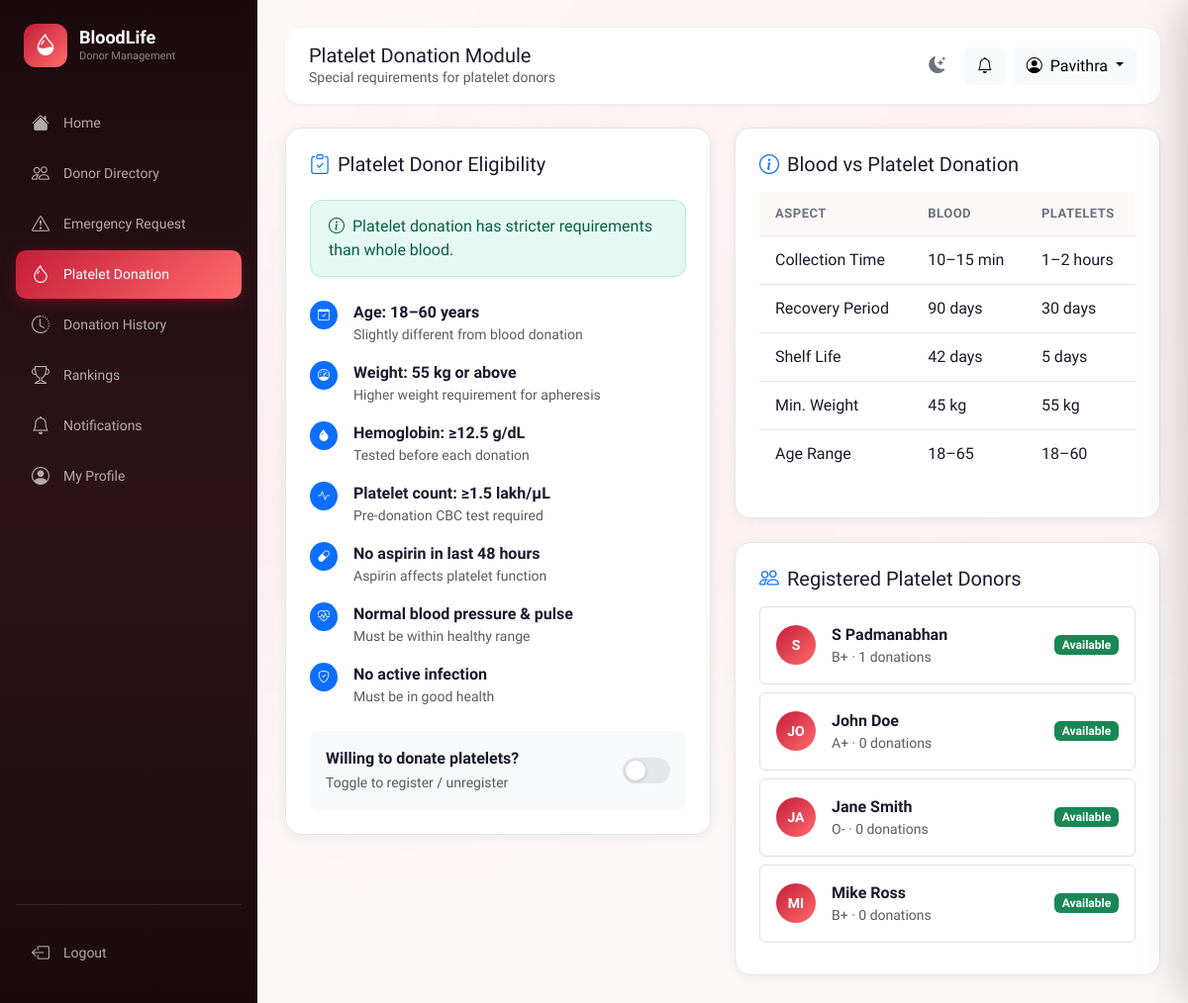
/donor/platelet (signed in), run on the app's committed database.
### app/models.py (models this page shows, shortened)
class User(UserMixin, db.Model):
    __tablename__ = 'users'
    id = db.Column(db.Integer, primary_key=True)
    name = db.Column(db.String(100), nullable=False)
    email = db.Column(db.String(150), unique=True, nullable=False, index=True)
    password_hash = db.Column(db.String(256), nullable=False)
    role = db.Column(db.String(10), default='user')          # 'user' | 'admin'
    is_active = db.Column(db.Boolean, default=True)
    is_blocked = db.Column(db.Boolean, default=False)
    created_at = db.Column(db.DateTime, default=datetime.utcnow)
    last_login = db.Column(db.DateTime)
    profile = db.relationship('DonorProfile', back_populates='user',
                               uselist=False, cascade='all, delete-orphan')
    blood_requests = db.relationship('BloodRequest', back_populates='requester',
                                      foreign_keys='BloodRequest.user_id',
                                      cascade='all, delete-orphan')
    donation_history = db.relationship('DonationHistory', back_populates='donor',
                                        cascade='all, delete-orphan')
    platelet_donations = db.relationship('PlateletDonation', back_populates='donor',
                                          cascade='all, delete-orphan')
    notifications = db.relationship('Notification', back_populates='user',
                                     cascade='all, delete-orphan')
    eligibility_checks = db.relationship('EligibilityCheck', back_populates='user',
                                          cascade='all, delete-orphan')
    @property
    def is_admin(self):
        return self.role == 'admin'

class DonorProfile(db.Model):
    __tablename__ = 'donor_profiles'
    id = db.Column(db.Integer, primary_key=True)
    user_id = db.Column(db.Integer, db.ForeignKey('users.id'), unique=True, nullable=False)
    phone = db.Column(db.String(20))
    dob = db.Column(db.Date)
    gender = db.Column(db.String(10))
    blood_group = db.Column(db.String(5), index=True)
    weight = db.Column(db.Float)     # kg
    height = db.Column(db.Float)     # cm
    location = db.Column(db.String(200))
    city = db.Column(db.String(100))
    state = db.Column(db.String(100))
    is_available = db.Column(db.Boolean, default=True)
    is_platelet_donor = db.Column(db.Boolean, default=False)
    last_blood_donation = db.Column(db.Date)
    last_platelet_donation = db.Column(db.Date)
    total_blood_donations = db.Column(db.Integer, default=0)
    total_platelet_donations = db.Column(db.Integer, default=0)
    emergency_responses = db.Column(db.Integer, default=0)
    blood_rank_score = db.Column(db.Float, default=0.0)
    platelet_rank_score = db.Column(db.Float, default=0.0)
    updated_at = db.Column(db.DateTime, default=datetime.utcnow, onupdate=datetime.utcnow)
    user = db.relationship('User', back_populates='profile')
    @property
    def next_platelet_eligible_date(self) -> date:
        if self.last_platelet_donation:
            return self.last_platelet_donation + timedelta(days=PLATELET_COOLDOWN)
        return date.today()
    @property
    def platelet_days_until_eligible(self) -> int:
        delta = (self.next_platelet_eligible_date - date.today()).days
        return max(0, delta)
    @property
    def is_platelet_eligible(self) -> bool:
        return self.is_platelet_donor and self.is_available and self.platelet_days_until_eligible == 0

### app/donor/routes.py (the view)
@donor.route('/platelet')
@login_required
def platelet():
    platelet_donors = (DonorProfile.query.join(User)
                       .filter(DonorProfile.is_platelet_donor == True,
                               User.is_blocked == False)
                       .order_by(DonorProfile.platelet_rank_score.desc()).all())
    profile = current_user.profile
    return render_template('donor/platelet.html',
                           platelet_donors=platelet_donors,
                           profile=profile)

### app/templates/donor/platelet.html (shortened to what this page needs)
{% extends "base.html" %}
{% block page_title %}Platelet Donation Module{% endblock %}
{% block page_subtitle %}Special requirements for platelet donors{% endblock %}
{% block content %}
<div class="row g-4">
    <div class="col-lg-6">
        <div class="card-custom p-4">
            <h5 class="mb-4"><i class="bi bi-clipboard-check me-2 text-primary"></i>Platelet Donor Eligibility</h5>
            <div class="alert alert-success-custom mb-4">
                <i class="bi bi-info-circle me-2"></i>Platelet donation has stricter requirements than whole blood.
            </div>
            <ul class="list-unstyled">
                {% for title, sub, icon in reqs %}
                <li class="d-flex align-items-start gap-3 mb-3">
                    <span class="badge bg-primary rounded-circle p-2"><i class="bi {{ icon }}"></i></span>
                    <div>
                        <strong>{{ title }}</strong>
                        <p class="text-muted small mb-0">{{ sub }}</p>
                    </div>
                </li>
                {% endfor %}
            </ul>
            {% if profile %}
            <div class="d-flex align-items-center justify-content-between p-3 bg-light rounded-3 mt-4">
                <div>
                    <strong class="d-block">Willing to donate platelets?</strong>
                    <small class="text-muted">Toggle to register / unregister</small>
                </div>
                <div class="toggle-switch {{ 'active' if profile.is_platelet_donor }}" id="plateletToggle"
                    onclick="togglePlatelet()"></div>
            </div>
            {% endif %}
        </div>
    </div>
    <div class="col-lg-6">
        <div class="card-custom p-4 mb-4">
            <h5 class="mb-3"><i class="bi bi-info-circle me-2 text-primary"></i>Blood vs Platelet Donation</h5>
            <table class="table table-custom">
                <thead>
                    <tr>
                        <th>Aspect</th>
                        <th>Blood</th>
                        <th>Platelets</th>
                    </tr>
                </thead>
                <tbody>
                    <tr>
                        <td>Collection Time</td>
                        <td>10–15 min</td>
                        <td>1–2 hours</td>
                    </tr>
                    <tr>
                        <td>Recovery Period</td>
                        <td>90 days</td>
                        <td>30 days</td>
                    </tr>
                    <tr>
                        <td>Shelf Life</td>
                        <td>42 days</td>
                        <td>5 days</td>
                    </tr>
                    <tr>
                        <td>Min. Weight</td>
                        <td>45 kg</td>
                        <td>55 kg</td>
                    </tr>
                    <tr>
                        <td>Age Range</td>
                        <td>18–65</td>
                        <td>18–60</td>
                    </tr>
                </tbody>
            </table>
        </div>
        <div class="card-custom p-4">
            <h5 class="mb-3"><i class="bi bi-people me-2 text-primary"></i>Registered Platelet Donors</h5>
            {% for p in platelet_donors %}
            <div class="d-flex align-items-center gap-3 p-3 border rounded mb-2">
                <div class="donor-avatar" style="width:40px;height:40px;font-size:14px;">{{ p.user.name[:2].upper() }}
                </div>
                <div class="flex-grow-1">
                    <strong>{{ p.user.name }}</strong>
                    <small class="text-muted d-block">{{ p.blood_group }} · {{ p.total_platelet_donations }}
                        donations</small>
                </div>
                <span class="badge {{ 'bg-success' if p.is_platelet_eligible else 'bg-secondary' }}">
                    {{ 'Available' if p.is_platelet_eligible else 'Unavailable' }}
                </span>
            </div>
            {% else %}
            <p class="text-muted text-center py-4">No platelet donors registered.</p>
            {% endfor %}
        </div>
    </div>
</div>
{% endblock %}

### app/templates/base.html (shortened to what this page needs)
<!DOCTYPE html>
<html lang="en">
<head>
    <link href="https://cdn.jsdelivr.net/npm/bootstrap@5.3.2/dist/css/bootstrap.min.css" rel="stylesheet">
    <link rel="stylesheet" href="https://cdn.jsdelivr.net/npm/bootstrap-icons@1.11.1/font/bootstrap-icons.css">
    <link rel="stylesheet" href="{{ url_for('static', filename='css/style.css') }}">
</head>
<body data-auth="{{ 'true' if current_user.is_authenticated else 'false' }}" >
    <div class="toast-container position-fixed top-0 end-0 p-3" style="z-index:9999;" id="toastContainer"></div>
    {% if current_user.is_authenticated %}
    <aside class="sidebar" id="sidebar">
        <div class="sidebar-logo">
            <div class="sidebar-logo-icon"><i class="bi bi-droplet-half"></i></div>
            <div>
                <h2>BloodLife</h2>
                <span>Donor Management</span>
            </div>
        </div>
        <nav>
            <ul class="list-unstyled">
                <li class="nav-item">
                    <a class="nav-link-custom {% if request.endpoint == 'main.dashboard' %}active{% endif %}"
                        href="{{ url_for('main.dashboard') }}">
                        <i class="bi bi-house-fill"></i><span>Home</span>
                    </a>
                </li>
                <li class="nav-item">
                    <a class="nav-link-custom {% if request.blueprint == 'donor' and 'directory' in request.endpoint %}active{% endif %}"
                        href="{{ url_for('donor.directory') }}">
                        <i class="bi bi-people"></i><span>Donor Directory</span>
                    </a>
                </li>
                <li class="nav-item">
                    <a class="nav-link-custom {% if request.blueprint == 'requests' %}active{% endif %}"
                        href="{{ url_for('requests.index') }}">
                        <i class="bi bi-exclamation-triangle"></i><span>Emergency Request</span>
                        {% set active_count = active_request_count|default(0) %}
                    </a>
                </li>
                <li class="nav-item">
                    <a class="nav-link-custom {% if 'platelet' in request.endpoint|default('') %}active{% endif %}"
                        href="{{ url_for('donor.platelet') }}">
                        <i class="bi bi-droplet"></i><span>Platelet Donation</span>
                    </a>
                </li>
                <li class="nav-item">
                    <a class="nav-link-custom {% if 'history' in request.endpoint|default('') %}active{% endif %}"
                        href="{{ url_for('donor.history') }}">
                        <i class="bi bi-clock-history"></i><span>Donation History</span>
                    </a>
                </li>
                <li class="nav-item">
                    <a class="nav-link-custom {% if 'rankings' in request.endpoint|default('') %}active{% endif %}"
                        href="{{ url_for('donor.rankings') }}">
                        <i class="bi bi-trophy"></i><span>Rankings</span>
                    </a>
                </li>
                <li class="nav-item position-relative">
                    <a class="nav-link-custom {% if 'notifications' in request.endpoint|default('') %}active{% endif %}"
                        href="{{ url_for('requests.notifications') }}">
                        <i class="bi bi-bell"></i><span>Notifications</span>
                        {% set unread = unread|default(0) %}
                    </a>
                </li>
                <li class="nav-item">
                    <a class="nav-link-custom {% if 'profile' in request.endpoint|default('') %}active{% endif %}"
                        href="{{ url_for('donor.profile') }}">
                        <i class="bi bi-person-circle"></i><span>My Profile</span>
                    </a>
                </li>
            </ul>
        </nav>
        <div class="mt-auto pt-4" style="border-top: 1px solid rgba(255,255,255,0.1);">
            <a class="nav-link-custom" href="{{ url_for('auth.logout') }}">
                <i class="bi bi-box-arrow-left"></i><span>Logout</span>
            </a>
        </div>
    </aside>
    <main class="main-content" id="mainContent">
        <div class="header mb-4">
            <div class="header-left">
                <div>
                    <h5 class="mb-0">{% block page_title %}Home{% endblock %}</h5>
                    <p class="text-muted mb-0 small">{% block page_subtitle %}{% endblock %}</p>
                </div>
            </div>
            <div class="d-flex align-items-center gap-2">
                <button class="theme-toggle" id="themeToggleBtn" onclick="toggleTheme()" title="Toggle dark/light mode">
                    <i class="bi bi-moon-stars-fill" id="themeIcon"></i>
                </button>
                <button class="btn btn-light position-relative" id="notifBellBtn" onclick="openNotifDrawer()"
                    title="Notifications">
                    <i class="bi bi-bell" id="bellIcon"></i>
                </button>
                <div class="dropdown">
                    <button class="btn btn-light dropdown-toggle" data-bs-toggle="dropdown">
                        <i class="bi bi-person-circle me-2"></i>{{ current_user.name.split()[0] }}
                    </button>
                </div>
            </div>
        </div>
        {% block content %}{% endblock %}
    </main>
    {% endif %}
</body>
</html>

### data on the page
User: name "Pavithra", is_active True (drawn)
DonorProfile: user "S", user.name "S Padmanabhan", blood_group "B+", total_platelet_donations "1", is_platelet_donor+is_available+last_platelet_donation "Available"
DonorProfile: user "JO", user.name "John Doe", blood_group "A+", total_platelet_donations "0", is_platelet_donor+is_available+last_platelet_donation "Available"
DonorProfile: user "JA", user.name "Jane Smith", blood_group "O-", total_platelet_donations "0", is_platelet_donor+is_available+last_platelet_donation "Available"
DonorProfile: user "MI", user.name "Mike Ross", blood_group "B+", total_platelet_donations "0", is_platelet_donor+is_available+last_platelet_donation "Available"

### other printed values
{{ title }} "Age: 18–60 years" "Weight: 55 kg or above" "Hemoglobin: ≥12.5 g/dL" "Platelet count: ≥1.5 lakh/μL" "No aspirin in last 48 hours" "Normal blood pressure & pulse" "No active infection"
{{ sub }} "Slightly different from blood donation" "Higher weight requirement for apheresis" "Tested before each donation" "Pre-donation CBC test required" "Aspirin affects platelet function" "Must be within healthy range" "Must be in good health"
